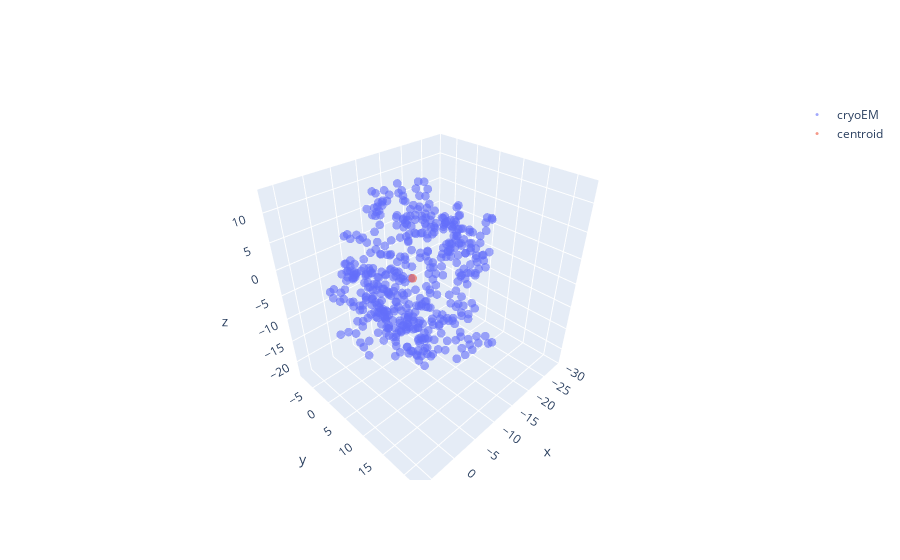

Notebook code for this chart:
### Code cell
# plot to visualize the isolated TM binding cavities 
fig = go.Figure()
for models in np.unique(cavity_df.models): 
    if models == "cryoEM":
        fig.add_trace(go.Scatter3d(
            x = cavity_df.iloc[np.where(cavity_df.models == models)].x, 
            y = cavity_df.iloc[np.where(cavity_df.models == models)].y, 
            z = cavity_df.iloc[np.where(cavity_df.models == models)].z, 
            name = models, 
            mode = 'markers'
        ))
#         labeling the centroid of the TM 
        fig.add_trace(go.Scatter3d(
                    x = [centroid[models].x], 
                    y = [centroid[models].y], 
                    z = [centroid[models].z], 
                    name = 'centroid', 
                    mode = 'markers'
        ))
fig.update_traces( marker=dict(size=3, opacity = 0.6))
# fig.update_layout(legend_title_text = "Contestant")
fig.show()

### Figure 1 — Plotly figure (JSON) as saved in the notebook; plotly's stock layout.template omitted (floating-point values rounded to 4 significant figures; data arrays with more than 128 entries replaced by an {"elided": "..."} marker saying what was removed)
{"data": [{"marker": {"opacity": 0.6, "size": 3}, "mode": "markers", "name": "cryoEM", "type": "scatter3d", "x": {"elided": "474 float values"}, "y": {"elided": "474 float values"}, "z": {"elided": "474 float values"}}, {"marker": {"opacity": 0.6, "size": 3}, "mode": "markers", "name": "centroid", "type": "scatter3d", "x": [-9.013], "y": [4.931], "z": [-2.598]}], "layout": {}}
